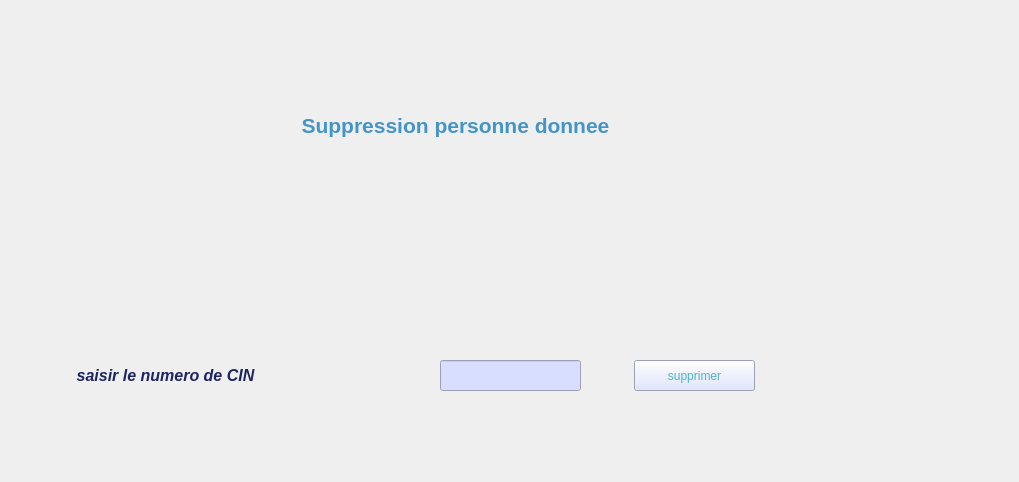
<?xml version="1.0" encoding="UTF-8"?>
<ui version="4.0">
 <class>wsp</class>
 <widget class="QWidget" name="wsp">
  <property name="geometry">
   <rect>
    <x>0</x>
    <y>0</y>
    <width>1019</width>
    <height>482</height>
   </rect>
  </property>
  <property name="windowTitle">
   <string>Form</string>
  </property>
  <widget class="QFrame" name="frame">
   <property name="geometry">
    <rect>
     <x>-180</x>
     <y>-10</y>
     <width>16777215</width>
     <height>16777215</height>
    </rect>
   </property>
   <property name="minimumSize">
    <size>
     <width>0</width>
     <height>0</height>
    </size>
   </property>
   <property name="styleSheet">
    <string notr="true">background-image: url(im3.jpeg);</string>
   </property>
   <property name="frameShape">
    <enum>QFrame::StyledPanel</enum>
   </property>
   <property name="frameShadow">
    <enum>QFrame::Raised</enum>
   </property>
   <widget class="QLabel" name="label">
    <property name="geometry">
     <rect>
      <x>460</x>
      <y>100</y>
      <width>351</width>
      <height>71</height>
     </rect>
    </property>
    <property name="text">
     <string>&lt;html&gt;&lt;head/&gt;&lt;body&gt;&lt;p align=&quot;center&quot;&gt;&lt;span style=&quot; font-size:16pt; font-weight:600; color:#4395c8;&quot;&gt;Suppression personne donnee&lt;/span&gt;&lt;/p&gt;&lt;/body&gt;&lt;/html&gt;</string>
    </property>
   </widget>
   <widget class="QLineEdit" name="cin">
    <property name="geometry">
     <rect>
      <x>620</x>
      <y>370</y>
      <width>141</width>
      <height>31</height>
     </rect>
    </property>
    <property name="styleSheet">
     <string notr="true">background-color: rgb(215, 222, 255);
color: rgb(215, 222, 255);</string>
    </property>
   </widget>
   <widget class="QLabel" name="label_2">
    <property name="geometry">
     <rect>
      <x>190</x>
      <y>370</y>
      <width>311</width>
      <height>31</height>
     </rect>
    </property>
    <property name="text">
     <string>&lt;!DOCTYPE HTML PUBLIC &quot;-//W3C//DTD HTML 4.0//EN&quot; &quot;http://www.w3.org/TR/REC-html40/strict.dtd&quot;&gt;
&lt;html&gt;&lt;head&gt;&lt;meta name=&quot;qrichtext&quot; content=&quot;1&quot; /&gt;&lt;style type=&quot;text/css&quot;&gt;
p, li { white-space: pre-wrap; }
&lt;/style&gt;&lt;/head&gt;&lt;body style=&quot; font-family:'MS Shell Dlg 2'; font-size:8pt; font-weight:400; font-style:normal;&quot;&gt;
&lt;p align=&quot;center&quot; style=&quot; margin-top:12px; margin-bottom:12px; margin-left:0px; margin-right:0px; -qt-block-indent:0; text-indent:0px;&quot;&gt;&lt;span style=&quot; font-size:12pt; font-weight:600; font-style:italic; color:#1d2464;&quot;&gt;saisir le numero de CIN&lt;/span&gt;&lt;/p&gt;&lt;/body&gt;&lt;/html&gt;</string>
    </property>
   </widget>
   <widget class="QPushButton" name="supprimer1">
    <property name="geometry">
     <rect>
      <x>814</x>
      <y>370</y>
      <width>121</width>
      <height>31</height>
     </rect>
    </property>
    <property name="styleSheet">
     <string notr="true">color: rgb(77, 179, 200);
alternate-background-color: rgb(215, 222, 255);
background-color: rgb(215, 222, 255);</string>
    </property>
    <property name="text">
     <string>supprimer</string>
    </property>
   </widget>
  </widget>
 </widget>
 <resources>
  <include location="test.qrc"/>
 </resources>
 <connections/>
</ui>
